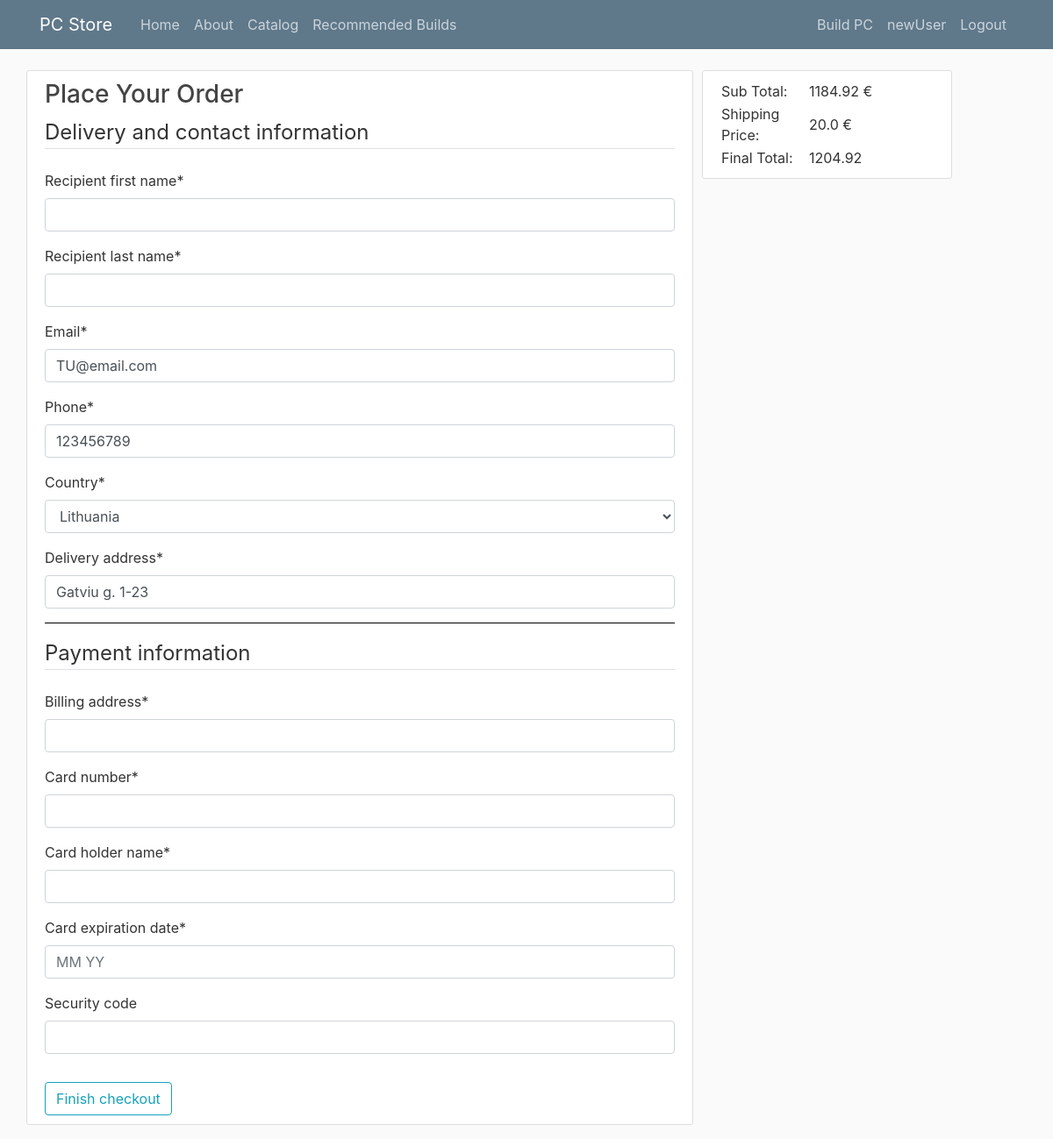
/orders/checkout/4 (signed in), run on an earlier commit of the app's database.
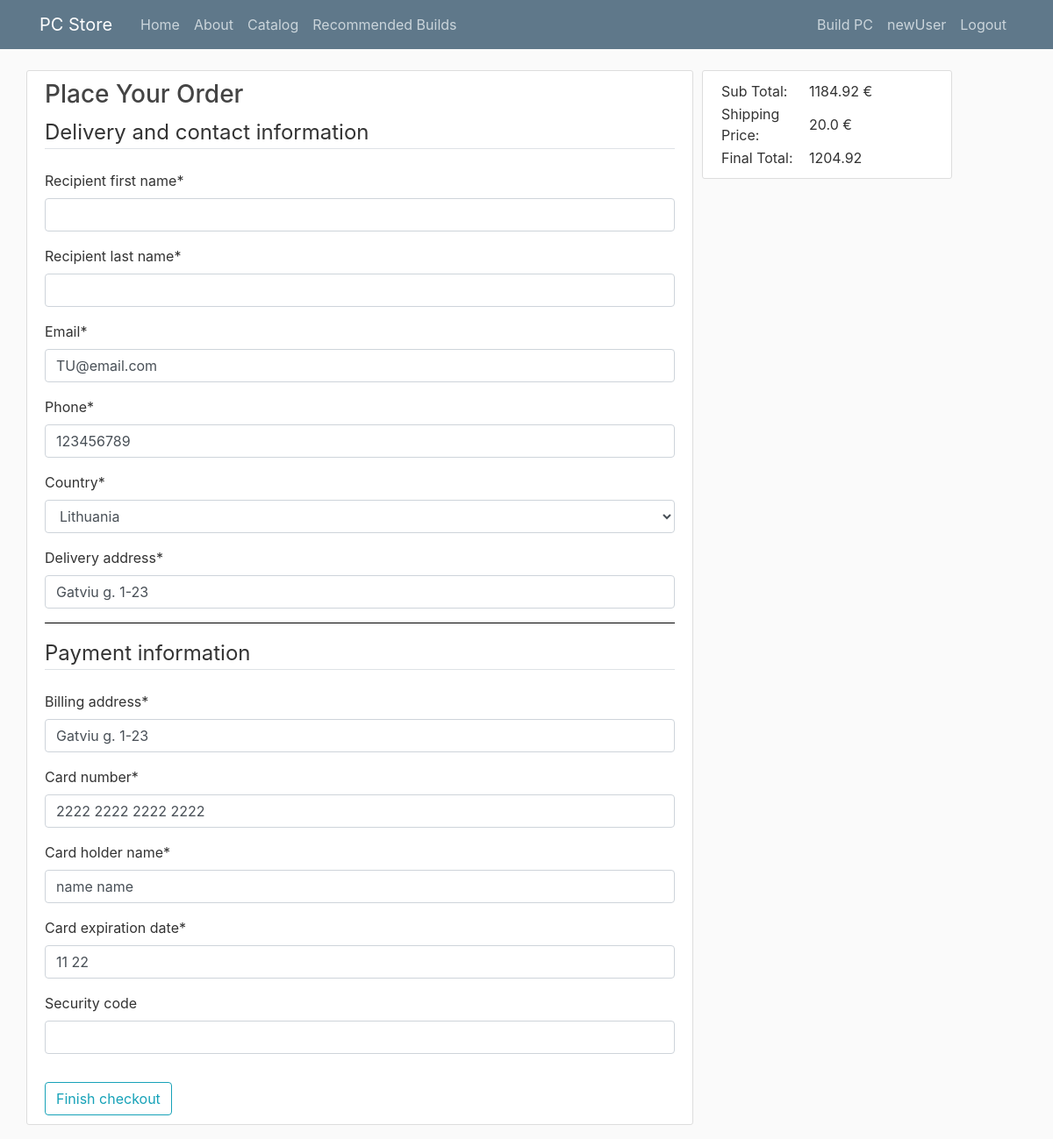
And on a later commit of the database.
### orders/models.py (models this page shows, shortened)
class Payment_Info(models.Model):
    user = models.ForeignKey(User, on_delete=models.CASCADE)
    billing_address = models.CharField(max_length = 50, default="")
    card_holder_name = models.CharField(max_length = 26)
    card_number = models.CharField(max_length = 19)
    card_expiration_date = models.CharField(max_length=5)

### orders/views.py (the view, shortened to what this page needs)
# urls.py: path(r'checkout/<confID>', views.Checkout, name='checkout'),
def Checkout(request, confID):
    conf = apps.get_model('main','Configuration').objects.filter(id = confID)
    conf_ser = serialize("python", conf)
    del conf_ser[0]['fields']['Date_Saved']
    sum = 0
    for key, value in conf_ser[0]['fields'].items():
        if value:
            part = apps.get_model('main', key).objects.filter(id=value).first()
            sum = sum + float(part.Price)
    sum = round(sum, 2)
    shipping_total = 0.00
    if sum < 1500:
        shipping_total = 20.00
    user = request.user
    payment = None
    c_form = CheckoutForm(request.POST or None)
    p_form = PaymentForm(request.POST or None)
    if user.is_authenticated:
        payment = Payment_Info.objects.filter(user = user).first()
        p_form = PaymentForm(request.POST or None, instance = payment)
    if user.is_authenticated:
        c_form = CheckoutForm(initial={
            'recipient_first_name': user.first_name,
            'recipient_last_name': user.last_name,
            'email': user.email,
            'phone': user.profile.Phone,
            'country': user.profile.Country,
            'delivery_address': user.profile.Delivery_Address,
            })
        if payment:
            p_form = PaymentForm(instance = payment)
    context={
        'c_form': c_form,
        'p_form': p_form,
        'sub_total': sum,
        'shipping_total': round(shipping_total, 2),
        'final_total': sum + shipping_total,
    }
    return render(request, "orders/checkout.html", context)

### orders/forms.py
class CheckoutForm(forms.ModelForm):
    class Meta:
        model = Order
        fields = ['recipient_first_name', 'recipient_last_name', 'email',
        'phone', 'country', 'delivery_address']

class PaymentForm(forms.ModelForm):
    security_code = SecurityCodeField(max_length = 4, label = 'CVV/CVC', widget=forms.TextInput(attrs={
        'placeholder': "123",
        'id': "CVV",
        }))
    card_expiration_date = forms.CharField(max_length=5, min_length=5, widget=forms.TextInput(attrs={
        'placeholder': "MM YY",
        'id': "expDate",
        }))
    card_number = forms.CharField(max_length=19, widget=forms.TextInput(attrs={
        'id': "cardNR",
        }))
    card_holder_name = forms.CharField(max_length=26, widget=forms.TextInput(attrs={
        'id': "holderName",
        'onkeydown': "return /[A-Za-z ]/i.test(event.key)",
        }))
    class Meta:
        model = Payment_Info
        fields = ['billing_address', 'card_number', 'card_holder_name',
        'card_expiration_date']

### orders/templates/orders/checkout.html (shortened to what this page needs)
{% extends "main/base.html" %}
{% load crispy_forms_tags %}
{% block content %}
<div>
    <div class="content-section col-sm-8" style="float: left">
        <div>
            <h3>Place Your Order</h3>
        </div>
        <form method="POST">
            <fieldset class="form-group", style="border-bottom: solid 1px black;">
                <legend class="border-bottom mb-4">Delivery and contact information</legend>
                {{ c_form|crispy }}
            </fieldset>
            <fieldset class="form-group">
                <legend class="border-bottom mb-4">Payment information</legend>
                {{ p_form|crispy }}
            </fieldset>
            <div>
                <button class="btn btn-outline-info" type="submit">Finish checkout</button>
            </div>
        </form>
    </div>
    <div class="content-section col-sm-3" style="float: left; margin-left: 10px;">
        <table>
            <tr>
                <td style="width: 100px">Sub Total:</td>
                <td>{{ sub_total }} €</td>
            </tr>
            <tr>
                <td>Shipping Price:</td>
                {% if shipping_total == 0 %}
                    <td>FREE (for orders over 1500€)</td>
                {% else %}
                    <td>{{ shipping_total }} €</td>
                {% endif %}
            </tr>
            <tr>
                <td>Final Total:</td>
                <td>{{ final_total }}</td>
            </tr>
        </table>
    </div>
</div>
{% endblock content %}

What changed in the data, as far as the page shows it:
added Payment_Info: billing_address "Gatviu g. 1-23", card_number "2222 2222 2222 2222", card_holder_name "name name", card_expiration_date "11 22"
